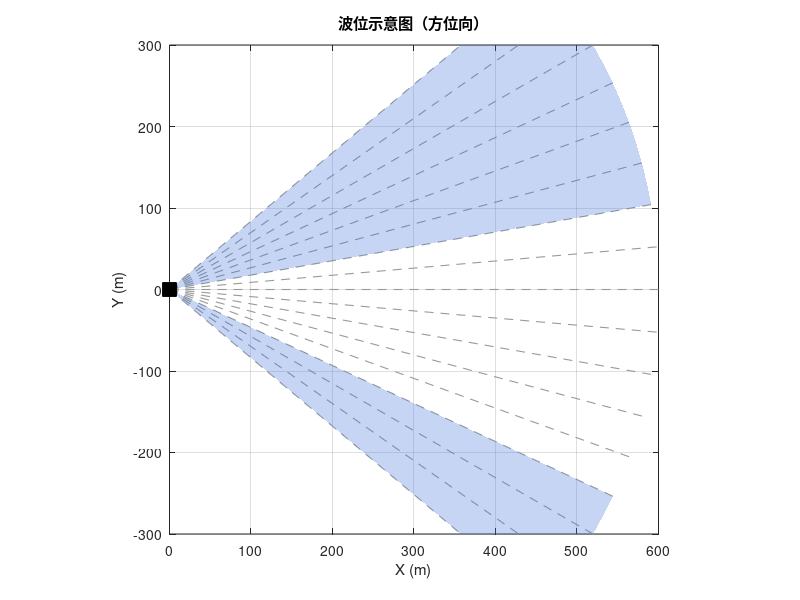
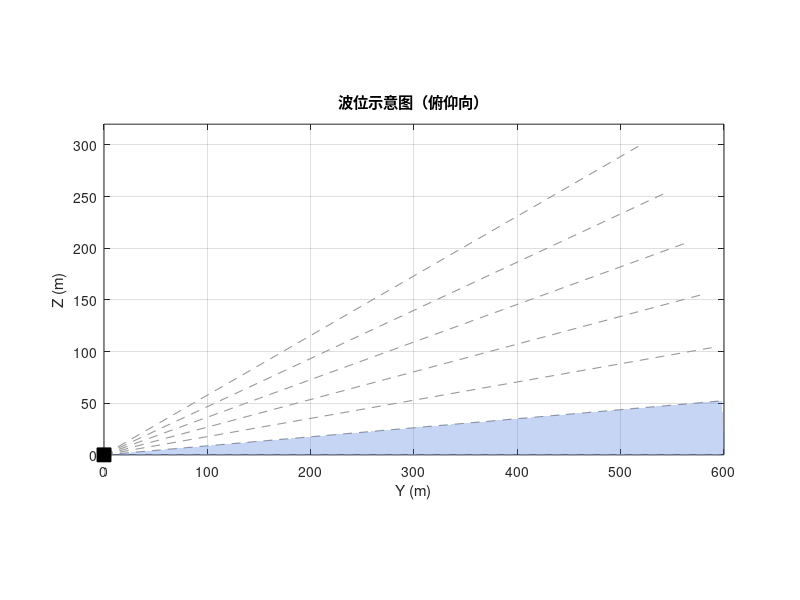

The MATLAB source for these figures, in order:
%PLOT_POINT_TRACE_2D_EMPTY 波位示意图（方位向 + 俯仰向）：直接运行，展示波位排布。
% 作用：画出与 plot_figures.m 内 point_trace_2d 一致的坐标系底图（雷达原点、虚线射线、坐标轴），
%       不画目标点。全部波位画灰色虚线分割线；受静态杂波干扰而弃用的波位，
%       在其分割线上方叠半透明蓝色扇形区域（分割线仍可见）。
% 用法：直接运行本脚本（F5 / Run），无需传参。

% 0. 环境：把 src 加入路径（与批处理管线保持一致）
this_dir = fileparts(mfilename('fullpath'));
project_root = fileparts(this_dir);
addpath(project_root);
addpath(genpath(fullfile(project_root, 'src')));

% 1. 波位角（单位：°，与前端约定一致：正方位=左侧，正俯仰=向上）
%    全波位：方位 -40~40°（步进5°），俯仰 0~30°（步进5°）。
%    受静态杂波干扰而弃用：方位 ±25°~±40°，俯仰 0°~5°。
az_all     = -40:5:40;                   % 全部方位（分割线）
el_all     = 0:5:30;                     % 全部俯仰（分割线）
az_discard = {[-40 -10], [25 40]};       % 弃用方位范围（az）
el_discard = [0 5];                      % 弃用俯仰范围（el）

R = 600;                       % 射线/扇形半径（与底图一致）
blue = [0.25 0.45 0.85];       % 弃用区域颜色（蓝）
alpha_discard = 0.3;           % 弃用区域透明度（0=全透明，1=不透明）

% ---- 图 1：方位向波位示意图（X-Y 地面投影） ----
figure('Position', [100, 100, 700, 700]);
hold on;

% 全部方位分割线（虚线，含弃用波位）
for b = 1:numel(az_all)
    th = -az_all(b);                        % 显示角（正方位=左侧 → Y负半轴）
    plot([0, R * cosd(th)], [0, R * sind(th)], ...
        '--', 'Color', [0.60 0.60 0.60], 'LineWidth', 0.8);
end

% 弃用区域：方位 ±25°~±40° 叠半透明蓝色扇形（分割线仍可见）
for i = 1:numel(az_discard)
    th  = -az_discard{i};
    ang = linspace(th(1), th(2), 60);
    fill([0, R * cosd(ang), 0], [0, R * sind(ang), 0], blue, ...
        'EdgeColor', 'none', 'FaceAlpha', alpha_discard);
end

% 雷达位置（原点）
plot(0, 0, 'ks', 'MarkerSize', 10, 'MarkerFaceColor', 'k');

hold off;
axis equal;
xlim([0, 600]);
ylim([-300, 300]);
xlabel('X (m)');
ylabel('Y (m)');
grid on;
box on;
title('波位示意图（方位向）', 'FontName', 'Microsoft YaHei');

% ---- 图 2：俯仰向波位示意图（Y-Z 剖面） ----
figure('Position', [850, 100, 700, 420]);
hold on;

% 全部俯仰分割线（虚线，含弃用波位）
for b = 1:numel(el_all)
    el = el_all(b);
    plot([0, R * cosd(el)], [0, R * sind(el)], ...
        '--', 'Color', [0.60 0.60 0.60], 'LineWidth', 0.8);
end

% 弃用区域：俯仰 0°~5° 叠半透明蓝色扇形
ang = linspace(el_discard(1), el_discard(2), 60);
fill([0, R * cosd(ang), 0], [0, R * sind(ang), 0], blue, ...
    'EdgeColor', 'none', 'FaceAlpha', alpha_discard);

% 雷达位置（原点）
plot(0, 0, 'ks', 'MarkerSize', 10, 'MarkerFaceColor', 'k');

hold off;
axis equal;
xlim([0, 600]);
% 俯仰均为向上，高度只取地面以上（正值）
hmax = R * sind(max(el_all)) + 20;
ylim([0, hmax]);
xlabel('Y (m)');
ylabel('Z (m)');
grid on;
box on;
title('波位示意图（俯仰向）', 'FontName', 'Microsoft YaHei');
